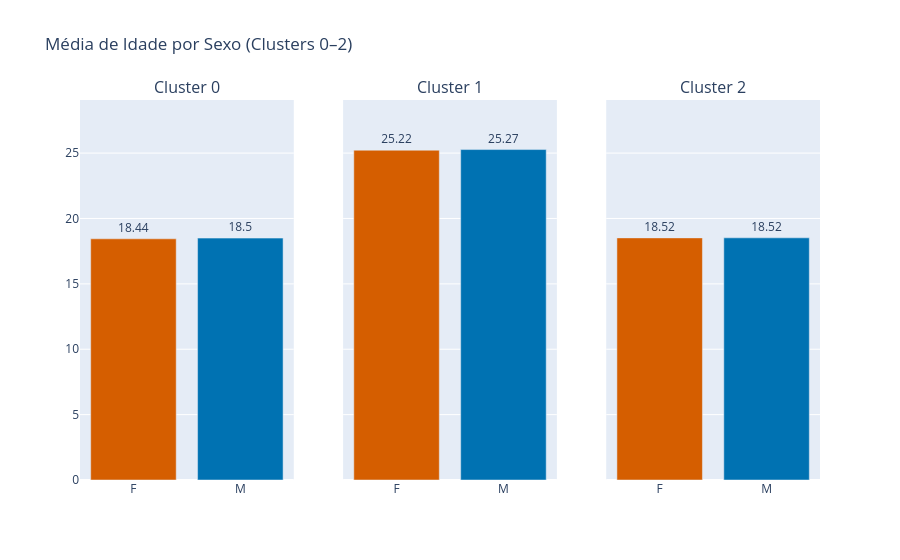

The notebook cell this image was saved under:
### Code cell
fig = make_subplots(
    rows=1, cols=3,
    subplot_titles=[f"Cluster {k}" for k in df_dict.keys()],
    shared_yaxes=True
)

sexo = ['F', 'M']

cores = {
    'M': '#0072B2',
    'F': '#D55E00'
}

for i, (k, df_k) in enumerate(df_dict.items(), start=1):
    df_mean = (
        df_k.groupby('SEXO')['IDADE']
        .mean()
        .reindex(sexo)
    )

    fig.add_trace(
        go.Bar(
            x=sexo,
            y=df_mean,
            marker_color=[cores[r] for r in sexo],
            showlegend=False,
            text=df_mean.round(2),          
            textposition='outside'   
        ),
        row=1, col=i
    )

fig.update_layout(
    title='Média de Idade por Sexo (Clusters 0–2)'
)

max_y = 0

for df_k in df_dict.values():
    df_mean = df_k.groupby('SEXO')['IDADE'].mean()
    max_y = max(max_y, df_mean.max())
    
fig.update_yaxes(range=[0, max_y * 1.15])

fig.show()

### Figure 1 — Plotly figure (JSON) as saved in the notebook; plotly's stock layout.template omitted (floating-point values rounded to 4 significant figures)
{"data": [{"marker": {"color": ["#D55E00", "#0072B2"]}, "showlegend": false, "text": [18.44, 18.5], "textposition": "outside", "type": "bar", "x": ["F", "M"], "xaxis": "x", "y": [18.44, 18.5], "yaxis": "y"}, {"marker": {"color": ["#D55E00", "#0072B2"]}, "showlegend": false, "text": [25.22, 25.27], "textposition": "outside", "type": "bar", "x": ["F", "M"], "xaxis": "x2", "y": [25.22, 25.27], "yaxis": "y2"}, {"marker": {"color": ["#D55E00", "#0072B2"]}, "showlegend": false, "text": [18.52, 18.52], "textposition": "outside", "type": "bar", "x": ["F", "M"], "xaxis": "x3", "y": [18.52, 18.52], "yaxis": "y3"}], "layout": {"annotations": [{"font": {"size": 16}, "showarrow": false, "text": "Cluster 0", "x": 0.1444, "xanchor": "center", "xref": "paper", "y": 1, "yanchor": "bottom", "yref": "paper"}, {"font": {"size": 16}, "showarrow": false, "text": "Cluster 1", "x": 0.5, "xanchor": "center", "xref": "paper", "y": 1, "yanchor": "bottom", "yref": "paper"}, {"font": {"size": 16}, "showarrow": false, "text": "Cluster 2", "x": 0.8556, "xanchor": "center", "xref": "paper", "y": 1, "yanchor": "bottom", "yref": "paper"}], "title": {"text": "Média de Idade por Sexo (Clusters 0–2)"}, "xaxis": {"anchor": "y", "domain": [0, 0.2889]}, "xaxis2": {"anchor": "y2", "domain": [0.3556, 0.6444]}, "xaxis3": {"anchor": "y3", "domain": [0.7111, 1]}, "yaxis": {"anchor": "x", "domain": [0, 1], "range": [0, 29.06]}, "yaxis2": {"anchor": "x2", "domain": [0, 1], "matches": "y", "range": [0, 29.06], "showticklabels": false}, "yaxis3": {"anchor": "x3", "domain": [0, 1], "matches": "y", "range": [0, 29.06], "showticklabels": false}}}
